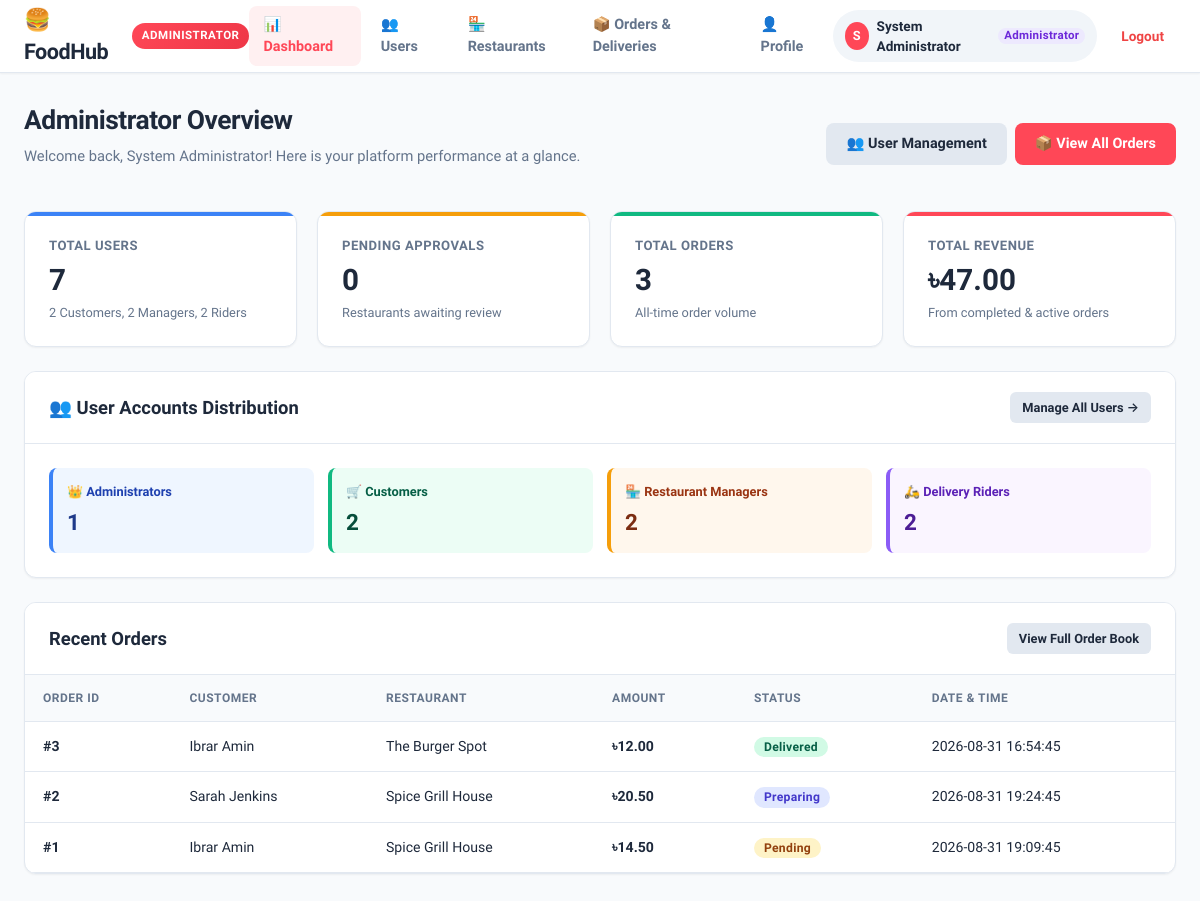
Page /admin/dashboard.php (signed in) on the committed database.
### tables this page shows
CREATE TABLE orders (
    order_id INT AUTO_INCREMENT PRIMARY KEY,
    customer_id INT NOT NULL,
    restaurant_id INT NOT NULL,
    total_amount DECIMAL(10, 2) NOT NULL,
    order_status ENUM('Pending', 'Preparing', 'Ready for Delivery', 'Out for Delivery', 'Delivered', 'Cancelled') DEFAULT 'Pending',
    delivery_address TEXT NOT NULL,
    payment_method VARCHAR(50) DEFAULT 'Cash on Delivery',
    payment_status ENUM('Unpaid', 'Paid') DEFAULT 'Unpaid',
    created_at TIMESTAMP DEFAULT CURRENT_TIMESTAMP,
    updated_at TIMESTAMP DEFAULT CURRENT_TIMESTAMP ON UPDATE CURRENT_TIMESTAMP,
    FOREIGN KEY (customer_id) REFERENCES users(user_id) ON DELETE CASCADE,
    FOREIGN KEY (restaurant_id) REFERENCES restaurants(restaurant_id) ON DELETE CASCADE
);

CREATE TABLE users (
    user_id INT AUTO_INCREMENT PRIMARY KEY,
    name VARCHAR(100) NOT NULL,
    username VARCHAR(50) NOT NULL UNIQUE,
    email VARCHAR(100) NOT NULL UNIQUE,
    phone VARCHAR(20) NULL,
    role ENUM('Administrator', 'Customer', 'Restaurant Manager', 'Rider') NOT NULL DEFAULT 'Customer',
    password VARCHAR(255) NOT NULL,
    address TEXT NULL,
    status ENUM('Active', 'Inactive', 'Suspended') NOT NULL DEFAULT 'Active',
    created_at TIMESTAMP DEFAULT CURRENT_TIMESTAMP,
    updated_at TIMESTAMP DEFAULT CURRENT_TIMESTAMP ON UPDATE CURRENT_TIMESTAMP
);

CREATE TABLE restaurants (
    restaurant_id INT AUTO_INCREMENT PRIMARY KEY,
    user_id INT NOT NULL,
    name VARCHAR(150) NOT NULL,
    description TEXT,
    address VARCHAR(255) NOT NULL,
    phone VARCHAR(20),
    status ENUM('Pending', 'Approved', 'Rejected', 'Suspended') DEFAULT 'Pending',
    created_at TIMESTAMP DEFAULT CURRENT_TIMESTAMP,
    updated_at TIMESTAMP DEFAULT CURRENT_TIMESTAMP ON UPDATE CURRENT_TIMESTAMP,
    FOREIGN KEY (user_id) REFERENCES users(user_id) ON DELETE CASCADE
);

### admin/dashboard.php (called while the page is built)
<?php
require_once __DIR__ . '/../views/admin/dashboard.php';

### models/user_model.php (called while the page is built, shortened)
<?php
function count_users_by_role($conn) {
    $sql = "SELECT role, COUNT(*) AS count FROM users GROUP BY role";
    $result = mysqli_query($conn, $sql);
    $counts = [
        'Administrator'      => 0,
        'Customer'           => 0,
        'Restaurant Manager' => 0,
        'Rider'              => 0,
        'total'              => 0
    ];
    if ($result) {
        while ($row = mysqli_fetch_assoc($result)) {
            $role_name = $row['role'];
            $cnt = intval($row['count']);
            $counts[$role_name] = $cnt;
            $counts['total'] += $cnt;
        }
    }
    return $counts;
}
function count_total_users($conn) {
    $sql = "SELECT COUNT(*) AS total FROM users";
    $result = mysqli_query($conn, $sql);
    if ($result) {
        $row = mysqli_fetch_assoc($result);
        return intval($row['total'] ?? 0);
    }
    return 0;
}

### controllers/admin/dashboard_controller.php (called while the page is built, shortened)
<?php
require_once __DIR__ . '/../../config/db.php';
require_once __DIR__ . '/../../models/user_model.php';
require_once __DIR__ . '/../../models/restaurant_model.php';
require_once __DIR__ . '/../../models/order_model.php';
$total_users         = count_total_users($conn);
$role_counts         = count_users_by_role($conn);
$pending_approvals   = count_pending_restaurants($conn);
$total_orders        = count_total_orders($conn);
$total_revenue       = get_total_revenue($conn);
$recent_orders       = get_recent_orders($conn, 5);

### models/restaurant_model.php (called while the page is built, shortened)
<?php
function count_pending_restaurants($conn) {
    $sql = "SELECT COUNT(*) AS total FROM restaurants WHERE status = 'Pending'";
    $result = mysqli_query($conn, $sql);
    if ($result) {
        $row = mysqli_fetch_assoc($result);
        return intval($row['total'] ?? 0);
    }
    return 0;
}

### models/order_model.php (called while the page is built, shortened)
<?php
function get_recent_orders($conn, $limit = 5) {
    $safe_limit = intval($limit);
    $sql = "
        SELECT
            o.order_id,
            u.name AS customer_name,
            r.name AS restaurant_name,
            o.total_amount,
            o.order_status,
            o.created_at
        FROM orders o
        JOIN users u ON o.customer_id = u.user_id
        JOIN restaurants r ON o.restaurant_id = r.restaurant_id
        ORDER BY o.order_id DESC
        LIMIT $safe_limit
    ";
    $result = mysqli_query($conn, $sql);
    $recent = [];
    if ($result) {
        while ($row = mysqli_fetch_assoc($result)) {
            $recent[] = $row;
        }
    }
    return $recent;
}
function count_total_orders($conn) {
    $sql = "SELECT COUNT(*) AS total FROM orders";
    $result = mysqli_query($conn, $sql);
    if ($result) {
        $row = mysqli_fetch_assoc($result);
        return intval($row['total'] ?? 0);
    }
    return 0;
}
function get_total_revenue($conn) {
    $sql = "SELECT SUM(total_amount) AS total_revenue FROM orders WHERE order_status != 'Cancelled'";
    $result = mysqli_query($conn, $sql);
    if ($result) {
        $row = mysqli_fetch_assoc($result);
        return floatval($row['total_revenue'] ?? 0.0);
    }
    return 0.0;
}

### views/admin/dashboard.php (the view, shortened to what this page needs)
<?php
require_once __DIR__ . '/../../controllers/admin/dashboard_controller.php';
require_once __DIR__ . '/../partials/header.php';
require_once __DIR__ . '/../partials/navbar.php';
$in_admin_folder = (strpos($_SERVER['PHP_SELF'], '/admin/') !== false);
$orders_page_url = $in_admin_folder ? 'orders.php' : 'admin/orders.php';
$users_page_url = $in_admin_folder ? 'users.php' : 'admin/users.php';
?>
<div class="main-wrapper">
    <div class="page-header">
        <div>
            <h1 class="page-title">Administrator Overview</h1>
            <p class="page-subtitle">Welcome back, <?php echo htmlspecialchars($_SESSION['name'] ?? $_SESSION['username'] ?? 'Admin'); ?>! Here is your platform performance at a glance.</p>
        </div>
        <div style="display: flex; gap: 8px;">
            <a href="<?php echo $users_page_url; ?>" class="btn btn-secondary">👥 User Management</a>
            <a href="<?php echo $orders_page_url; ?>" class="btn btn-primary">📦 View All Orders</a>
        </div>
    </div>
    <div class="stats-grid" style="margin-bottom: 24px;">
        <div class="stat-card" style="--card-accent: #3b82f6;">
            <div class="stat-title">Total Users</div>
            <div class="stat-value"><?php echo number_format($total_users); ?></div>
            <div class="stat-desc">
                <?php echo $role_counts['Customer'] ?? 0; ?> Customers, <?php echo $role_counts['Restaurant Manager'] ?? 0; ?> Managers, <?php echo $role_counts['Rider'] ?? 0; ?> Riders
            </div>
        </div>
        <div class="stat-card" style="--card-accent: #f59e0b;">
            <div class="stat-title">Pending Approvals</div>
            <div class="stat-value"><?php echo number_format($pending_approvals); ?></div>
            <div class="stat-desc">Restaurants awaiting review</div>
        </div>
        <div class="stat-card" style="--card-accent: #10b981;">
            <div class="stat-title">Total Orders</div>
            <div class="stat-value"><?php echo number_format($total_orders); ?></div>
            <div class="stat-desc">All-time order volume</div>
        </div>
        <div class="stat-card" style="--card-accent: #ff4757;">
            <div class="stat-title">Total Revenue</div>
            <div class="stat-value">৳<?php echo number_format((float)$total_revenue, 2); ?></div>
            <div class="stat-desc">From completed & active orders</div>
        </div>
    </div>
    <div class="card" style="margin-bottom: 24px;">
        <div class="card-header" style="display: flex; justify-content: space-between; align-items: center;">
            <h2 class="card-title">👥 User Accounts Distribution</h2>
            <a href="<?php echo $users_page_url; ?>" class="btn btn-secondary btn-sm">Manage All Users →</a>
        </div>
        <div class="card-body">
            <div style="display: grid; grid-template-columns: repeat(auto-fit, minmax(200px, 1fr)); gap: 14px;">
                <div style="padding: 14px; background: #eff6ff; border-radius: 8px; border-left: 4px solid #3b82f6;">
                    <div style="font-size: 0.8rem; color: #1e40af; font-weight: 600;">👑 Administrators</div>
                    <div style="font-size: 1.4rem; font-weight: 800; color: #1e3a8a; margin-top: 4px;"><?php echo $role_counts['Administrator'] ?? 0; ?></div>
                </div>
                <div style="padding: 14px; background: #ecfdf5; border-radius: 8px; border-left: 4px solid #10b981;">
                    <div style="font-size: 0.8rem; color: #065f46; font-weight: 600;">🛒 Customers</div>
                    <div style="font-size: 1.4rem; font-weight: 800; color: #064e3b; margin-top: 4px;"><?php echo $role_counts['Customer'] ?? 0; ?></div>
                </div>
                <div style="padding: 14px; background: #fff7ed; border-radius: 8px; border-left: 4px solid #f59e0b;">
                    <div style="font-size: 0.8rem; color: #9a3412; font-weight: 600;">🏪 Restaurant Managers</div>
                    <div style="font-size: 1.4rem; font-weight: 800; color: #7c2d12; margin-top: 4px;"><?php echo $role_counts['Restaurant Manager'] ?? 0; ?></div>
                </div>
                <div style="padding: 14px; background: #faf5ff; border-radius: 8px; border-left: 4px solid #8b5cf6;">
                    <div style="font-size: 0.8rem; color: #5b21b6; font-weight: 600;">🛵 Delivery Riders</div>
                    <div style="font-size: 1.4rem; font-weight: 800; color: #4c1d95; margin-top: 4px;"><?php echo $role_counts['Rider'] ?? 0; ?></div>
                </div>
            </div>
        </div>
    </div>
    <div class="card">
        <div class="card-header">
            <h2 class="card-title">Recent Orders</h2>
            <a href="<?php echo $orders_page_url; ?>" class="btn btn-secondary btn-sm">View Full Order Book</a>
        </div>
        <div class="table-responsive">
            <table class="data-table">
                <thead>
                    <tr>
                        <th>Order ID</th>
                        <th>Customer</th>
                        <th>Restaurant</th>
                        <th>Amount</th>
                        <th>Status</th>
                        <th>Date & Time</th>
                    </tr>
                </thead>
                <tbody>
                    <?php if (!empty($recent_orders) && count($recent_orders) > 0): ?>
                        <?php foreach ($recent_orders as $ord): ?>
                        <tr>
                            <td><strong>#<?php echo $ord['order_id']; ?></strong></td>
                            <td><?php echo htmlspecialchars($ord['customer_name']); ?></td>
                            <td><?php echo htmlspecialchars($ord['restaurant_name']); ?></td>
                            <td><strong>৳<?php echo number_format((float)$ord['total_amount'], 2); ?></strong></td>
                            <td>
                                <?php
                                $st = $ord['order_status'];
                                $badgeClass = 'badge-pending';
                                if ($st === 'Delivered') $badgeClass = 'badge-delivered';
                                elseif ($st === 'Cancelled') $badgeClass = 'badge-cancelled';
                                elseif ($st === 'Preparing' || $st === 'Out for Delivery' || $st === 'Ready for Delivery') $badgeClass = 'badge-rider';
                                ?>
                                <span class="badge <?php echo $badgeClass; ?>"><?php echo htmlspecialchars($st); ?></span>
                            </td>
                            <td><?php echo htmlspecialchars($ord['created_at']); ?></td>
                        </tr>
                        <?php endforeach; ?>
                    <?php endif; ?>
                </tbody>
            </table>
        </div>
    </div>
</div>
<?php require_once __DIR__ . '/../partials/footer.php'; ?>

### assets/css/style.css (style rules this page uses)
:root { --primary: #ff4757; --primary-hover: #ee3747; --primary-light: #fff0f1; --primary-dark: #c0392b; --secondary: #2f3542; --secondary-hover: #1e2229; --bg-main: #f8fafc; --bg-card: #ffffff; --text-main: #1e293b; --text-muted: #64748b; --border-color: #e2e8f0; --border-light: #f1f5f9; --shadow-sm: 0 1px 2px 0 rgba(0, 0, 0, 0.05); --shadow-md: 0 4px 6px -1px rgba(0, 0, 0, 0.07), 0 2px 4px -2px rgba(0, 0, 0, 0.05); --shadow-lg: 0 10px 15px -3px rgba(0, 0, 0, 0.08), 0 4px 6px -4px rgba(0, 0, 0, 0.04); --radius-sm: 8px; --radius-md: 12px; --radius-lg: 16px; --success: #10b981; --success-bg: #ecfdf5; --warning: #f59e0b; --warning-bg: #fffbeb; --danger: #ef4444; --danger-bg: #fef2f2; --info: #3b82f6; --info-bg: #eff6ff; }
* { margin: 0; padding: 0; box-sizing: border-box; }
body { font-family: 'Plus Jakarta Sans', -apple-system, BlinkMacSystemFont, 'Segoe UI', Roboto, sans-serif; background-color: var(--bg-main); color: var(--text-main); line-height: 1.5; min-height: 100vh; }
.main-wrapper { max-width: 1280px; margin: 0 auto; padding: 32px 24px; }
.page-header { display: flex; align-items: center; justify-content: space-between; margin-bottom: 28px; flex-wrap: wrap; gap: 16px; }
.page-title { font-size: 1.65rem; font-weight: 800; color: var(--text-main); letter-spacing: -0.5px; }
.page-subtitle { color: var(--text-muted); font-size: 0.92rem; margin-top: 4px; }
.stats-grid { display: grid; grid-template-columns: repeat(auto-fit, minmax(240px, 1fr)); gap: 20px; margin-bottom: 32px; }
.stat-card { background: var(--bg-card); border: 1px solid var(--border-color); border-radius: var(--radius-md); padding: 24px; box-shadow: var(--shadow-sm); position: relative; overflow: hidden; transition: transform 0.2s ease, box-shadow 0.2s ease; }
.stat-card::before { content: ''; position: absolute; top: 0; left: 0; right: 0; height: 4px; background: var(--card-accent, var(--primary)); }
.stat-title { font-size: 0.82rem; font-weight: 700; text-transform: uppercase; letter-spacing: 0.5px; color: var(--text-muted); margin-bottom: 8px; }
.stat-value { font-size: 1.85rem; font-weight: 800; color: var(--text-main); line-height: 1.2; margin-bottom: 4px; }
.stat-desc { font-size: 0.8rem; color: var(--text-muted); }
.card { background: var(--bg-card); border: 1px solid var(--border-color); border-radius: var(--radius-md); box-shadow: var(--shadow-sm); margin-bottom: 32px; overflow: hidden; }
.card-header { padding: 20px 24px; border-bottom: 1px solid var(--border-color); display: flex; align-items: center; justify-content: space-between; background: #ffffff; flex-wrap: wrap; gap: 12px; }
.card-title { font-size: 1.15rem; font-weight: 700; color: var(--text-main); margin-bottom: 0; }
.card-body { padding: 24px; }
.btn { display: inline-flex; align-items: center; justify-content: center; gap: 8px; padding: 10px 20px; font-size: 0.9rem; font-weight: 600; font-family: inherit; border-radius: var(--radius-sm); border: none; cursor: pointer; text-decoration: none; transition: all 0.2s ease; }
.btn-primary { background: var(--primary); color: #ffffff; }
.btn-secondary { background: #e2e8f0; color: var(--text-main); }
.btn-sm { padding: 6px 12px; font-size: 0.8rem; border-radius: 6px; }
.table-responsive { overflow-x: auto; width: 100%; }
.data-table { width: 100%; border-collapse: collapse; text-align: left; font-size: 0.88rem; }
.data-table th { background: #f8fafc; color: var(--text-muted); font-weight: 700; text-transform: uppercase; font-size: 0.75rem; letter-spacing: 0.5px; padding: 14px 18px; border-bottom: 1px solid var(--border-color); }
.data-table td { padding: 14px 18px; border-bottom: 1px solid var(--border-color); color: var(--text-main); vertical-align: middle; }
.badge { display: inline-flex; align-items: center; padding: 4px 10px; border-radius: 20px; font-size: 0.76rem; font-weight: 700; letter-spacing: 0.3px; text-decoration: none; }
.badge-rider { background: #e0e7ff; color: #4338ca; }
.badge-success, .badge-approved, .badge-delivered, .badge-available, .badge-active { background: #d1fae5; color: #065f46; }
.badge-pending { background: #fef3c7; color: #92400e; }

### rows in the picture
orders: order_id "3", customer.name "Ibrar Amin", restaurant.name "The Burger Spot", total_amount "12.00", order_status "Delivered", created_at "2026-08-31 16:54:45"
orders: order_id "2", customer.name "Sarah Jenkins", restaurant.name "Spice Grill House", total_amount "20.50", order_status "Preparing", created_at "2026-08-31 19:24:45"
orders: order_id "1", customer.name "Ibrar Amin", restaurant.name "Spice Grill House", total_amount "14.50", order_status "Pending", created_at "2026-08-31 19:09:45"

### other values in the picture
$user_role "ADMINISTRATOR"
substr($user_display_name, 0, 1) "S"
$user_display_name "System Administrator"
$user_role "Administrator"
$_SESSION['name'] "System Administrator"
$total_users "7"
$role_counts['Customer'] "2"
$role_counts['Restaurant Manager'] "2"
$role_counts['Rider'] "2"
$pending_approvals "0"
$total_orders "3"
$total_revenue "47.00"
$role_counts['Administrator'] "1"
